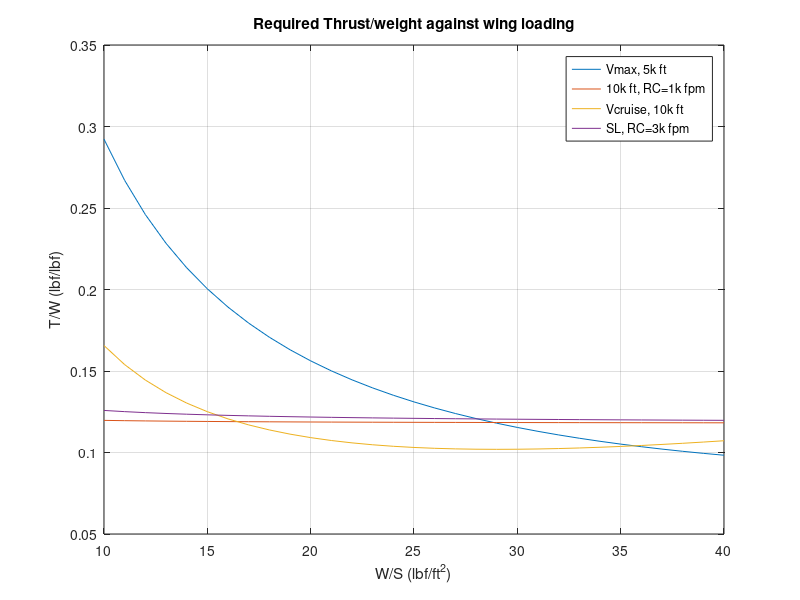
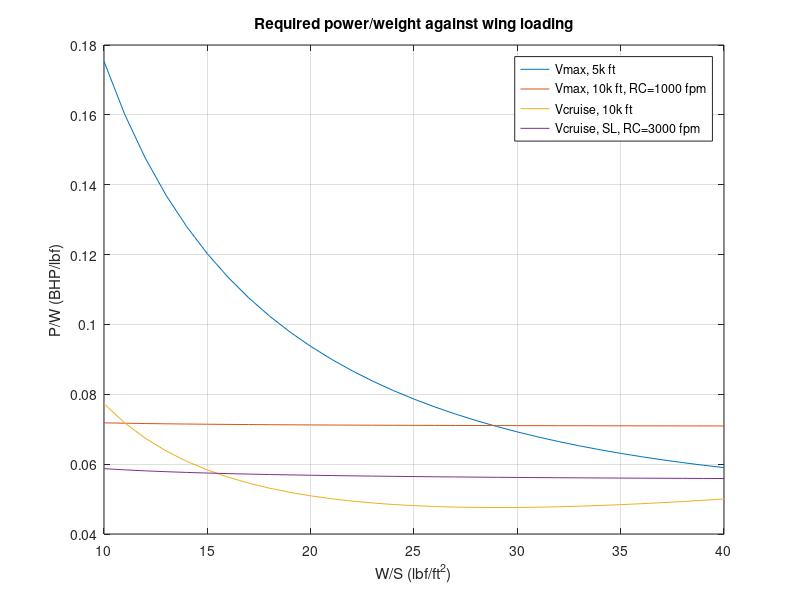
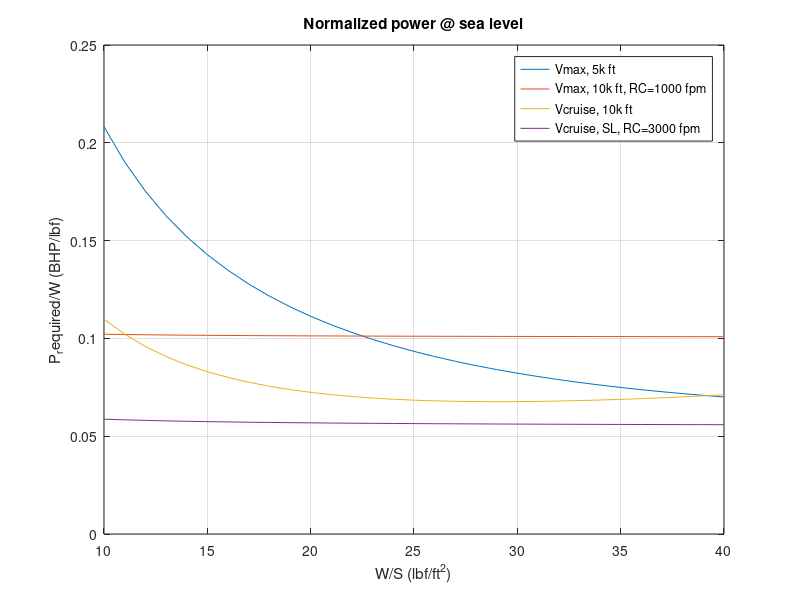

Write MATLAB code to recreate these figures, in order.
close all; clear; clc;
W_S=10:40;%wing loading
C_D0=0.04; %parasite drag coefficient
V_max=180*5280/(60*60); % ft/s
V_cruise=140*5280/(60*60); %ft/s
rho_SL=0.00238; %sea level density (slug/ft^3)
rho_service=0.001756; %(slug/ft^3)
rho_5k=0.002048;
AR=7; %aspect ratio
e=0.7; %oswald efficiency
C_L=(2.*W_S)./(rho_SL.*(V_max.^2)); %
C_D=C_D0+(C_L.^2)./(pi.*AR.*e); %unitless drag
RC_max=50; %rate of climb (fps)
RC_service=1000/60; % (fps)
T_W=0.5.*rho_5k.*(V_max.^2).*C_D./(W_S); %thrust/weight required at 5k ft
T_W_service=RC_service./((2./0.001756).*(W_S).*sqrt(1./(pi.*AR.*e.*3.*C_D0)))+4*sqrt(C_D0/(pi*AR*e*3)); %thrust required at service ceiling, RC=1000fpm
T_W_cruise=0.5.*rho_service.*(V_cruise^2).*C_D0.*(1./W_S)+(1/(0.5*rho_service*(V_cruise^2)*pi*AR*e))*W_S; %thrust required at cruise @10k
T_W_SL=RC_max./((2./rho_SL).*(W_S).*sqrt(1./(pi.*AR.*e.*3.*C_D0)))+4*sqrt(C_D0/(pi*AR*e*3)); %thrust required at sea level at max RC
figure
plot(W_S,T_W)
hold on;
plot(W_S,T_W_service)
plot(W_S,T_W_cruise)
plot(W_S,T_W_SL)
xlabel('W/S (lbf/ft^2)'); ylabel('T/W (lbf/lbf)');
legend('Vmax, 5k ft','10k ft, RC=1k fpm','Vcruise, 10k ft','SL, RC=3k fpm')
title('Required Thrust/weight against wing loading')
grid on
%% Power curve, un-normalized
eta_p=0.8;
P_W=(T_W.*V_max)./(eta_p.*550); %power/weight required at Vmax, 5k feet (BHP)
P_W_service=(T_W_service.*V_max)./(eta_p.*550); %power/weight required at service ceiling & max velocity, with RC=1000fpm (BHP)
P_W_cruise=(T_W_cruise.*V_cruise)./(eta_p.*550); %power/weight required at cruise @10k ft (BHP)
P_W_SL=(T_W_SL.*V_cruise)./(eta_p.*550); %power/weight required at max RC, sea level, Vcruise (BHP)
figure
plot(W_S,P_W)
hold on;
plot(W_S,P_W_service)
plot(W_S,P_W_cruise)
plot(W_S,P_W_SL)
xlabel('W/S (lbf/ft^2)'); ylabel('P/W (BHP/lbf)');
legend('Vmax, 5k ft','Vmax, 10k ft, RC=1000 fpm','Vcruise, 10k ft', 'Vcruise, SL, RC=3000 fpm')
title('Required power/weight against wing loading')
grid on
%% Normalized power
sigma_5k=rho_5k/rho_SL;
sigma_service=rho_service/rho_SL;
P_W_norm=P_W/(1.132*sigma_5k-0.132);
P_W_service_norm=P_W_service/(1.132*sigma_service-0.132);
P_W_cruise_norm=P_W_cruise/(1.132*sigma_service-0.132);
figure
plot(W_S,P_W_norm)
hold on
plot(W_S,P_W_service_norm)
plot(W_S,P_W_cruise_norm)
plot(W_S,P_W_SL)
xlabel('W/S (lbf/ft^2)'); ylabel('P_required/W (BHP/lbf)');
legend('Vmax, 5k ft','Vmax, 10k ft, RC=1000 fpm','Vcruise, 10k ft', 'Vcruise, SL, RC=3000 fpm')
title('Normalized power @ sea level')
grid on




        


            

      

